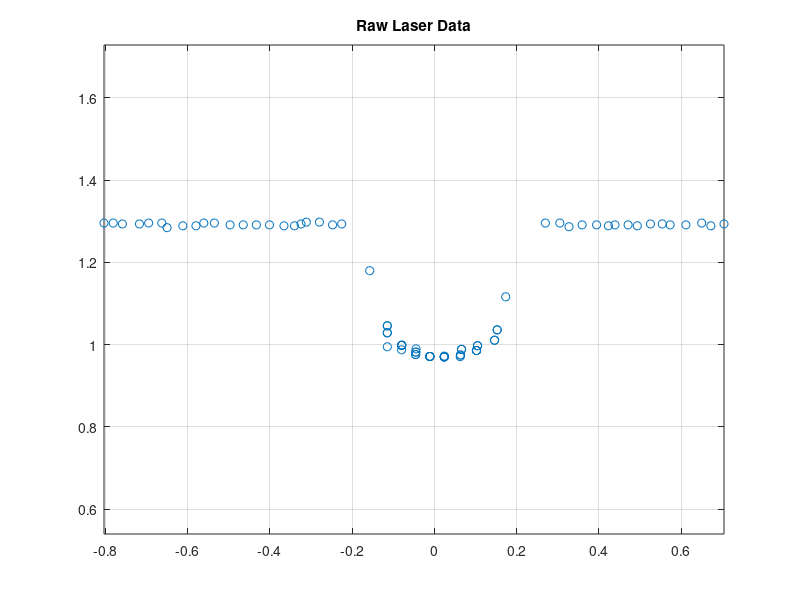

Reproduce this figure in MATLAB. (Note: this script raises an error after producing the figure.)
%segment a line and a circle by Hough transform
%then fit the circle

%Cirle and a line 
Cline =[
    0.7045,    1.2933
    0.6725,    1.2888
    0.6502,    1.2955
    0.6118,    1.2911
    0.5735,    1.2911
    0.5543,    1.2933
    0.5256,    1.2933
    0.4936,    1.2888
    0.4712,    1.2911
    0.4393,    1.2911
    0.4233,    1.2888
    0.3946,    1.2911
    0.3594,    1.2911
    0.3275,    1.2866
    0.3051,    1.2955
    0.2700,    1.2955
    0.1735,    1.1161
    0.1528,    1.0357
    0.1528,    1.0357
    0.1464,    1.0105
    0.1464,    1.0105
    0.1050,    0.9972
    0.1050,    0.9972
    0.1025,    0.9854
    0.1025,    0.9854
    0.1025,    0.9854
    0.0661,    0.9883
    0.0661,    0.9883
    0.0636,    0.9745
    0.0636,    0.9745
    0.0629,    0.9705
    0.0243,    0.9719
    0.0240,    0.9700
    0.0240,    0.9700
    0.0240,    0.9700
    0.0240,    0.9700
   -0.0109,    0.9710
   -0.0109,    0.9710
   -0.0109,    0.9710
   -0.0109,    0.9710
   -0.0109,    0.9710
   -0.0455,    0.9756
   -0.0455,    0.9756
   -0.0451,    0.9816
   -0.0451,    0.9816
   -0.0446,    0.9896
   -0.0797,    0.9872
   -0.0794,    0.9982
   -0.0794,    0.9982
   -0.0794,    0.9982
   -0.0794,    0.9982
   -0.1144,    0.9946
   -0.1145,    1.0286
   -0.1145,    1.0286
   -0.1145,    1.0456
   -0.1145,    1.0456
   -0.1572,    1.1797
   -0.2252,    1.2933
   -0.2476,    1.2911
   -0.2796,    1.2978
   -0.3115,    1.2978
   -0.3243,    1.2933
   -0.3403,    1.2888
   -0.3658,    1.2888
   -0.4010,    1.2911
   -0.4329,    1.2911
   -0.4649,    1.2911
   -0.4968,    1.2911
   -0.5351,    1.2955
   -0.5607,    1.2955
   -0.5799,    1.2888
   -0.6118,    1.2888
   -0.6502,    1.2843
   -0.6629,    1.2955
   -0.6949,    1.2955
   -0.7173,    1.2933
   -0.7588,    1.2933
   -0.7812,    1.2955
   -0.8035,    1.2955];
%save CirLineRaw Cline 

%% You can also load X from .mat file 
clear all
load CirLineRaw
 figure(1);
 plot(Cline(:,1),Cline(:,2),'o');
 title('Raw Laser Data');
 axis equal; grid on;

 [Ang,Rho]=spht(Cline,-1, [1, 1],'cal');
% print -deps2c SPHTSegCirLine.eps
% print -djpeg SPHTSegCirLine.jpg
% print -dpng SPHTSegCirLine.png

% Segment 
LineSegThreshold=0.05; %5 cm 
% if a point is within 1cm distance to the 
% best fit line, then we believe it is on
% the line 
CirSegThreshold=0.05; %5cm
% if the distance of adjucent two points on the
% circle is greater than CirSegThreshold, then 
% delete the former one, if it is the first half part
% or delete the later one, if it is the second half 
% part. This will eliminate the wild points. 
AllRho=Cline(:,1).*cos(Ang)+Cline(:,2).*sin(Ang);
ErrRho=abs(AllRho-Rho);
LinePtInd=find(ErrRho<LineSegThreshold);
LinePt=Cline(LinePtInd,:);
OtherPtInd=find(ErrRho>LineSegThreshold);
OtherPt=Cline(OtherPtInd,:);
len=size(OtherPt,1);
midpt=round(len/2);
CirPt=[];
WildPt=[];
for cnt=2:len
    if norm(OtherPt(cnt-1,:)-OtherPt(cnt,:))>CirSegThreshold
        %if the distance between adjacent points are too large
        if cnt<midpt
            %we are in the 
            CirPt=[]; 
            %start again;
            disp('Found wild point at the first part');
            WildPt=[WildPt; OtherPt(cnt,:)];
        else
            disp('Found wild point at the second part');
            WildPt=[WildPt; OtherPt(cnt:len,:)];
            %stop the for loop
            break;            
        end
    else
        % if the points are near to each other
        CirPt=[CirPt; OtherPt(cnt,:)];
    end
end

figure(3);
h1=plot(CirPt(:,1),CirPt(:,2),'o');
hold on;axis equal; grid on;
[z, r] = algcircle(CirPt);
drawcircle (z, r, '-m', '+m')
title('Fitted Circle after Segmentation');
h2=plot(WildPt(:,1),WildPt(:,2),'*r');
h3=plot(LinePt(:,1),LinePt(:,2),'>b');
h4=plot(z(1),z(2),'+');
legend([h1,h2,h3,h4],'Points on Circle','Wild Points',...
    'Points on Line','Center of the Circle');
% 
% print -deps2c HoughSegCirFit.eps
% print -dpng HoughSegCirFit.png
% print -djpeg HoughSegCirFit.jpg
